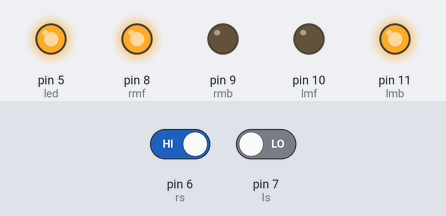
A sketch run on a simulated Arduino Uno, built with avr-gcc and run on an emulated ATmega328P. Shown: output pins drawn as LEDs (lit = HIGH). Inputs (shaded band) come from the test bench; at power-on: pin 6 (rs) HIGH, pin 7 (ls) LOW.

Above: at 1.2 s.
1.3 s: pin 6 (rs) driven LOW
At 2.5 s:
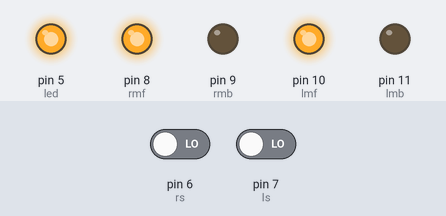
2.8 s: pin 7 (ls) driven HIGH
At 3.7 s:
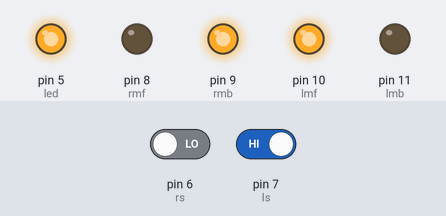
4.3 s: pin 6 (rs) driven HIGH
At 4.8 s:
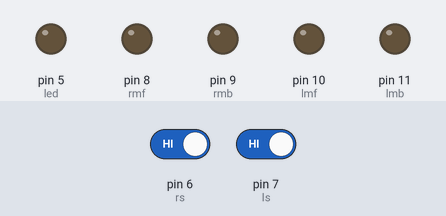
5.8 s: pin 7 (ls) driven LOW
At 7.1 s:
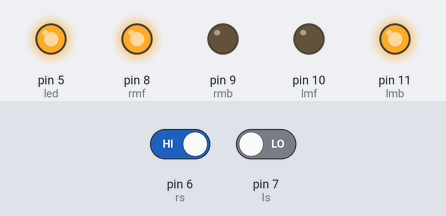
Timing chart, 0 to 8.3 s (numbered marks = the images above; inputs shaded):
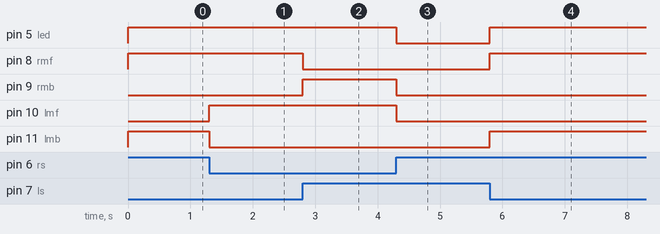

Measured:
- after the input at 1.3 s, pin 10 (lmf): LOW → HIGH at once; pin 11 (lmb): HIGH → LOW at once
- after the input at 2.8 s, pin 8 (rmf): HIGH → LOW at once; pin 9 (rmb): LOW → HIGH at once
- after the input at 4.3 s, pin 5 (led), pin 9 (rmb), pin 10 (lmf): HIGH → LOW at once
- after the input at 5.8 s, pin 5 (led), pin 8 (rmf), pin 11 (lmb): LOW → HIGH at once

The sketch:

sketch_may9a.ino
```cpp
int rmf = 8;
int rmb = 9;
int lmf = 10;
int lmb = 11;
int rs = 6;
int ls = 7;
int led = 5;

void setup() {
  // put your setup code here, to run once:
  pinMode(rs, INPUT);
  pinMode(ls, INPUT);

  pinMode(rmf, OUTPUT);
  pinMode(rmb, OUTPUT);
  pinMode(lmf, OUTPUT);
  pinMode(lmb, OUTPUT);

  pinMode(led, OUTPUT);
}

void loop() {
  // put your main code here, to run repeatedly:
  int rs = digitalRead(6);
  int ls = digitalRead(7);

  if ((rs == 0) && (ls == 0)) {
    digitalWrite(rmf, HIGH);
    digitalWrite(lmf, HIGH);
    digitalWrite(rmb, LOW);
    digitalWrite(lmb, LOW);
    digitalWrite(led, HIGH);
  }

  if ((rs == 1) && (ls == 1)) {
    digitalWrite(rmf, LOW);
    digitalWrite(lmf, LOW);
    digitalWrite(rmb, LOW);
    digitalWrite(lmb, LOW);
    digitalWrite(led, LOW);
  }

  if ((rs == 0) && (ls == 1)) {
    digitalWrite(rmf, LOW);
    digitalWrite(lmf, HIGH);
    digitalWrite(rmb, HIGH);
    digitalWrite(lmb, LOW);
    digitalWrite(led, HIGH);
  }

   if ((rs == 1) && (ls == 0)) {
    digitalWrite(rmf, HIGH);
    digitalWrite(lmf, LOW);
    digitalWrite(rmb, LOW);
    digitalWrite(lmb, HIGH);
    digitalWrite(led, HIGH);
  }
}
```
